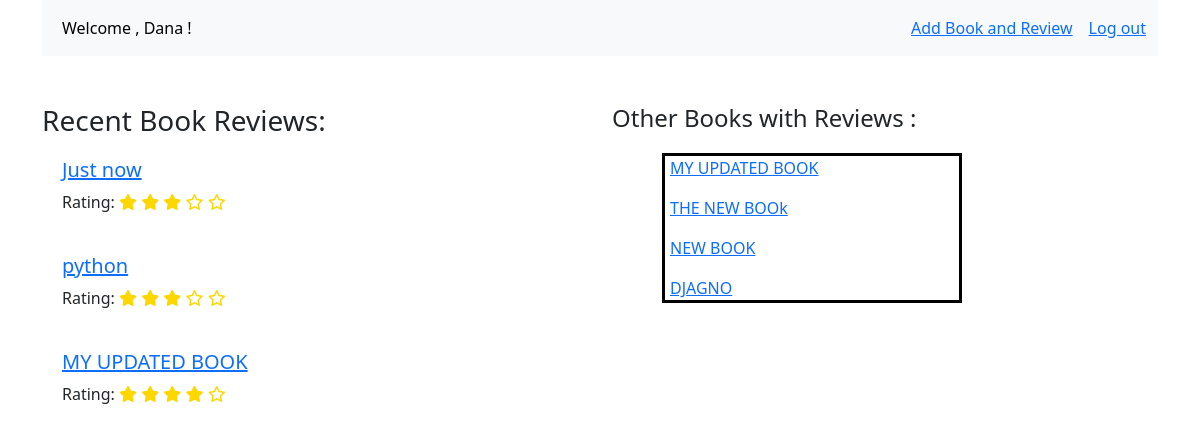
The app's page /books (signed in) with its own data.
### app1/models.py (models this page shows, shortened)
class Users(models.Model):
    first_name = models.CharField(max_length=255)
    last_name = models.CharField(max_length=255)
    email= models.EmailField(unique=True)
    password = models.CharField(max_length=128)
    created_at = models.DateTimeField(auto_now=True)
    updated_at = models.DateTimeField(auto_now_add=True)
    objects = UsersManger()

class Reviews(models.Model):
    user = models.ForeignKey(Users, on_delete=models.CASCADE)
    book = models.ForeignKey(Books, on_delete=models.CASCADE)
    review=models.TextField()
    stars = models.IntegerField()
    created_at = models.DateTimeField(auto_now=True)
    def get_blank_stars_count(self):
        return 5 - self.stars

class Books(models.Model):
    author = models.ForeignKey(Authors, on_delete=models.CASCADE)
    title= models.CharField(max_length=255)
    created_at = models.DateTimeField(auto_now=True)
    updated_at = models.DateTimeField(auto_now_add=True)
    objects = BooksManger()

### app1/views.py (the view)
# urls.py: path('books', views.books_home, name='books_home'),
def books_home(request):
    user_id = request.session.get('user_id')
    if not user_id:
        return redirect('app1:registration')
    user = Users.objects.get(id=user_id)
    context={
        'user': user,
        'reviews': Reviews.objects.filter().order_by('-created_at')[:3],
        'books':  Books.objects.all()
    }
    return render(request, 'books_home.html', context)

### app1/templates/books_home.html (shortened to what this page needs)
{% load static %}
<!DOCTYPE html>
<html lang="en">
  <head>
    <link rel="stylesheet" href="{% static 'bootstrap.min.css' %}" />
    <link rel="stylesheet" href="https://cdnjs.cloudflare.com/ajax/libs/font-awesome/6.5.1/css/all.min.css">
    <link rel="stylesheet" href="../static/button.css">
</head>
<body>
<div class="container text-left mt-6">
 <nav class="navbar navbar-expand-lg bg-body-tertiary">
     <div class="container-fluid">
         <div class="collapse navbar-collapse" id="navbarSupportedContent">
             <ul class="navbar-nav me-auto mb-2 mb-lg-0">
                 <li class="nav-item">
                     <a class="nav-link active" aria-current="page" href="{% url 'app1:books_home'%}">Welcome , {{user.first_name}} !</a>
                 </li>
             </ul>
             <ul style="list-style: none;" class="ms-auto d-flex gap-3 m-0">
                                     <li class="nav-item ">
                                         <a style="text-decoration: underline;" class="nav-link active text-primary" aria-current="page"href="{% url 'app1:books_add'%}">Add Book and Review</a>
                                     </li>
                                     <li class="nav-item ">
                                         <a style="text-decoration: underline;" class=" nav-link active text-primary" aria-current="page"  href="{% url 'app1:logout' %}">Log out</a>
                                     </li>
             </ul>
       </div>
     </div>
   </nav>
    <div class="row mt-5">
        <div class="col-6">
    <h3 >Recent Book Reviews: </h4>
        <div class="rece">
    {% for review in reviews %}
        <h5><a href="{% url 'app1:books_num' pk=review.book.id %}">{{review.book.title}}</a></h5>
        <p>Rating:
            {% for i in "x"|ljust:review.stars %}
                <i class="fa-solid fa-star"></i>
            {% endfor %}
            {% for i in "x"|ljust:review.get_blank_stars_count %}
                <i class="fa-regular fa-star"></i>
            {% endfor %}
          </p>
        <br>
    {% endfor %}
</div>
</div>
<div class="col-6">
<h4>Other Books with Reviews :</h4>
<div class="scrol">
{% for book in books %}
    <p><a style="text-decoration: underline;" href="{% url 'app1:books_num' pk=book.id %}">{{book.title}}</a></p>
{% endfor %}
</div>
</div>
</div>
</div>
</body>
</html>

### app1/static/button.css (style rules this page uses)
.scrol { padding-left:5px; margin-left: 50px; margin-top: 20px; width:300px; height:150px; border:3px solid black; overflow-y: scroll; }
.rece { margin-left: 20px; margin-top: 20px; }
i.fa-star { color:gold !important; }

### records on screen
Users: first_name "Dana"
Reviews: book "Just now", stars 3 (drawn)
Reviews: book "python", stars 3 (drawn)
Reviews: book "MY UPDATED BOOK", stars 4 (drawn)
Books: title "MY UPDATED BOOK"
Books: title "THE NEW BOOk"
Books: title "NEW BOOK"
Books: title "DJAGNO"
